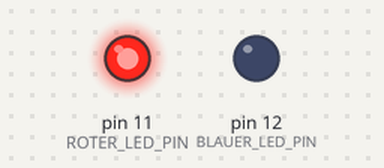
The program below on a simulated Arduino Uno, built with avr-gcc and run on an emulated ATmega328P. Shown: output pins drawn as LEDs (lit = HIGH).

Above: at 1.07 s.
At 38.1 s:
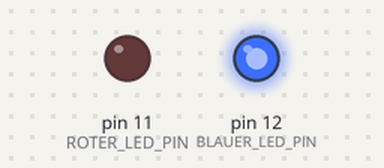
Timing chart, 0 to 39.6 s (numbered marks = the images above):
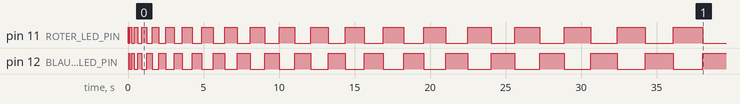

The program:

main.cpp
```cpp
#include <Arduino.h>

#define ROTER_LED_PIN 11
#define BLAUER_LED_PIN 12

#define FERTIG 1
#define UNFERTIG 0
int zustandEntscheidungshelfer=UNFERTIG;

#define MAX_BLINK_RYTHMUS 2000
#define BLINK_RHYTMUS_Schritweite 100
int BlinkRhytmus = 50;

void setup()
{
  pinMode(ROTER_LED_PIN, OUTPUT);
  pinMode(BLAUER_LED_PIN, OUTPUT);
}

void loop()
{
 if (zustandEntscheidungshelfer==UNFERTIG)
 {
   while (BlinkRhytmus<MAX_BLINK_RYTHMUS)
    {
      digitalWrite(ROTER_LED_PIN, HIGH);
      delay(BlinkRhytmus);
      digitalWrite(ROTER_LED_PIN,LOW);
      digitalWrite(BLAUER_LED_PIN, HIGH);
      delay(BlinkRhytmus);
      digitalWrite(BLAUER_LED_PIN, LOW);
      BlinkRhytmus += BLINK_RHYTMUS_Schritweite;
 }
    zustandEntscheidungshelfer=FERTIG;
  }
}
```
